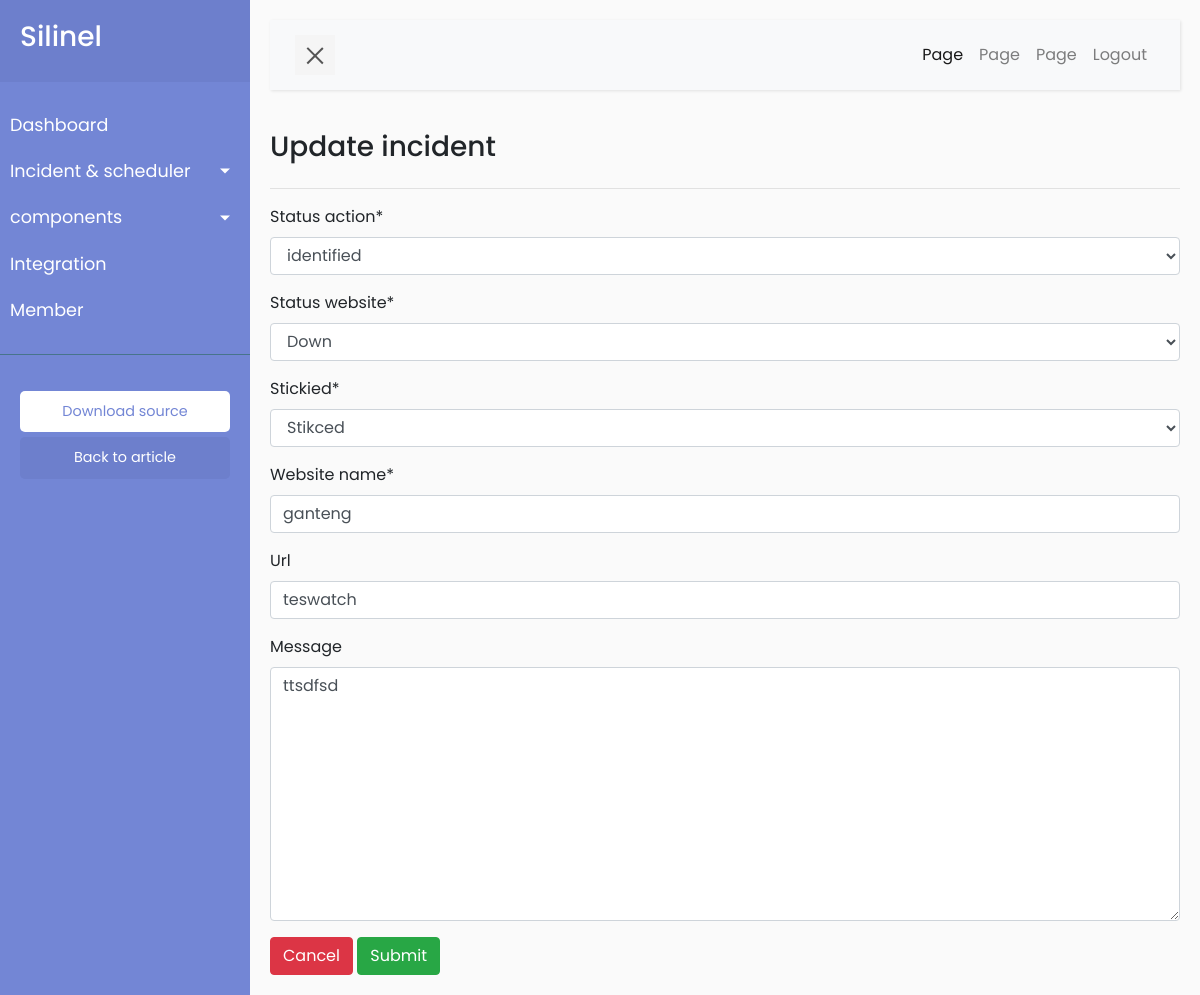
/dashboard/incident/update/94, run on an earlier commit of the app's database.
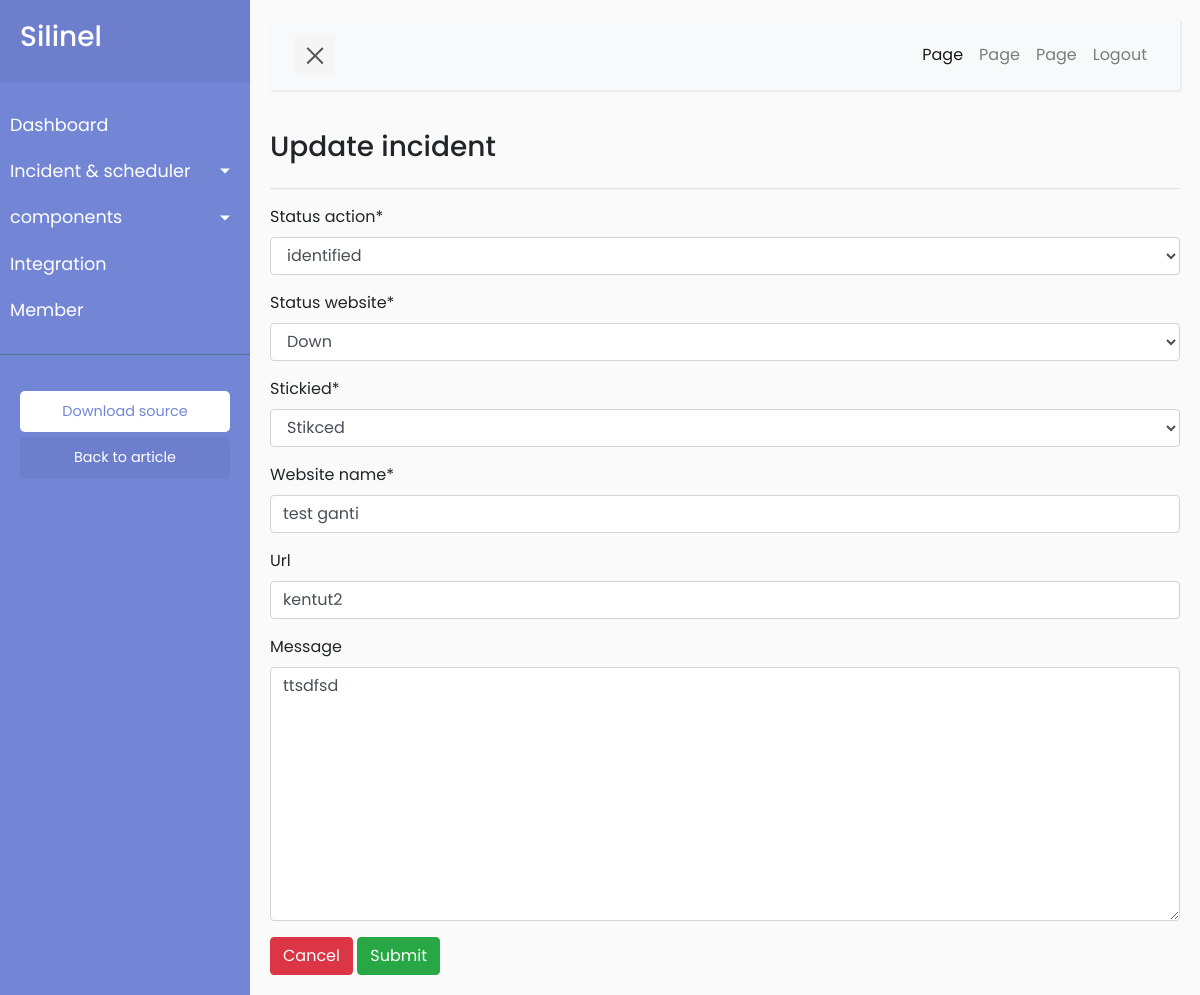
And on a later commit of the database.
### silinell/models.py (models this page shows, shortened)
class incident(models.Model):
    STATUS_ACTION_CHOICES = (
        ('Identified', 'identified'),
        ('Watch', 'watch'),
        ('Fixed', 'fixed'),
        ('Investigating', 'investigating'),
    )
    STATUS_UPTIME_CHOICES = (
        ('Down', 'Down'),
        ('Up', 'up'),
    )
    STATUS_STICKED_CHOICES = (
        ('Stikced', 'Stikced'),
        ('Un Stikced', 'Un Stikced'),
    )
    status_action = models.CharField(max_length=40, choices= STATUS_ACTION_CHOICES )
    status_website = models.CharField(max_length=40, choices= STATUS_UPTIME_CHOICES )
    stickied = models.CharField(max_length=40, choices= STATUS_STICKED_CHOICES, default="Stikced" )
    website_name = models.CharField(max_length=50)
    url = models.CharField(max_length=30, blank=True)
    message  = models.TextField(max_length=300, blank=True)
    date_occur = models.DateTimeField(default=datetime.now, blank=True)

### silinell/views.py (the view)
# urls.py: path('dashboard/incident/update/<int:pk>', views.IncidentUpdateView.as_view(), name='incident_url_update'),
class IncidentUpdateView(UpdateView):
    model = incident
    template_name = 'dashboard/incident/update-incident.html'
    fields = [
        "status_action",
        "status_website",
        "stickied",
        "website_name",
        "url",
        "message",
    ]
    success_url ="/dashboard/incident"

### silinell/templates/dashboard/incident/update-incident.html
{% extends "dashboard/dashboard-base.html" %}
{% block content  %}
<div class="row">
<div class="col-md-6"><h3>Update incident</h3>
</div>
<div class="col-md-6">
</div>
</div>
<hr>
{% load static %}
<div class="">
{% include "dashboard/incident/update-incident-component.html" %}
</div>
{% endblock %}

### silinell/templates/dashboard/incident/update-incident-component.html (shortened to what this page needs)
{% load static %}
<form method="post">
{% load crispy_forms_tags %}
{{ form|crispy }}
<button type="button" class="btn btn-danger" >Cancel</button>
<input class="btn btn-success"  type="submit"  value="Submit"  />
</form>

What changed in the data, as far as the page shows it:
changed incident "identified": website_name "ganteng" → "test ganti"; url "teswatch" → "kentut2"
